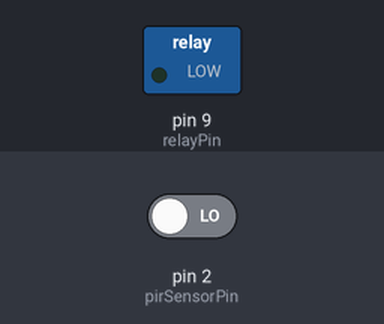
This sketch was run on a simulated Arduino Uno, built with avr-gcc and run on an emulated ATmega328P. Shown: switched loads named in the sketch (green lamp = pin HIGH). Inputs (shaded band) come from the test bench; at power-on: pin 2 (pirSensorPin) LOW. What the sketch prints to the serial monitor is not drawn.

Above: at 11.2 s.
11.3 s: pin 2 (pirSensorPin) driven HIGH
At 12.4 s:
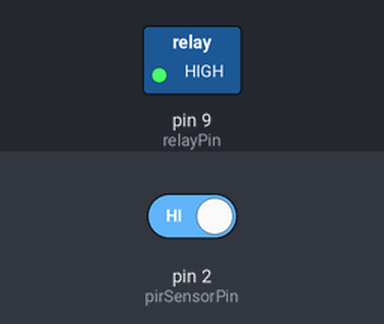
12.8 s: pin 2 (pirSensorPin) driven LOW
At 13.6 s:
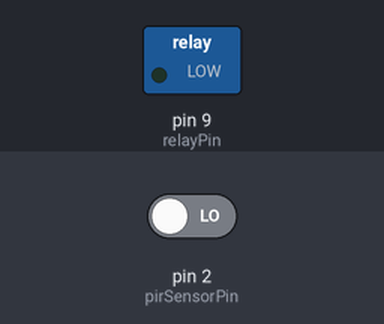
Timing chart, 0 to 15.8 s (numbered marks = the images above; inputs shaded):
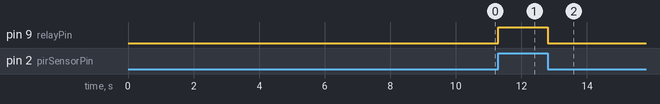

The sketch:

Arduino_PIR_Sensor.ino
```cpp
/*
* PIR sensor tester
*/

int relayPin = 9; // choose the pin for the relay
int pirSensorPin = 2; // choose the input pin (for PIR sensor)
int pirState = true; // we start, assuming no motion detected
int val = 0; // variable for reading the pin status
int minimummSecsLowForInactive = 5000; // If the sensor reports low for
// more than this time, then assume no activity
long unsigned int timeLow;
boolean takeLowTime;

//the time we give the sensor to calibrate (10-60 secs according to the datasheet)
int calibrationTime = 10;

void setup() {
pinMode(relayPin, OUTPUT); // declare LED as output
pinMode(pirSensorPin, INPUT); // declare sensor as input

Serial.begin(9600);

//give the sensor some time to calibrate
Serial.print("calibrating sensor ");
for(int i = 0; i < calibrationTime; i++){
Serial.print(".");
delay(1000);
}
Serial.println(" done");
Serial.println("SENSOR ACTIVE");
delay(50);
}

void loop()
{
 val = digitalRead(pirSensorPin); // read input value
 if (val == HIGH)
 { // check if the input is HIGH
  digitalWrite(relayPin, HIGH); // turn LED ON
  if (pirState)
   {
    // we have just turned on
    pirState = false;
    Serial.println("Motion detected!");
    // We only want to print on the output change, not state
    delay(50);
   }
   takeLowTime = true;
 }

 else
 {
  digitalWrite(relayPin, LOW); // turn LED OFF
  if (takeLowTime){
    timeLow = millis();
    takeLowTime = false;
  }

 if(!pirState && millis() - timeLow > minimummSecsLowForInactive)
  {
    pirState = true;
    Serial.println("Motion ended!");
    delay(50);
  }
 }
}
```

Measured:
- after the input at 11.3 s, pin 9 (relayPin): LOW → HIGH at once
- after the input at 12.8 s, pin 9 (relayPin): HIGH → LOW at once
